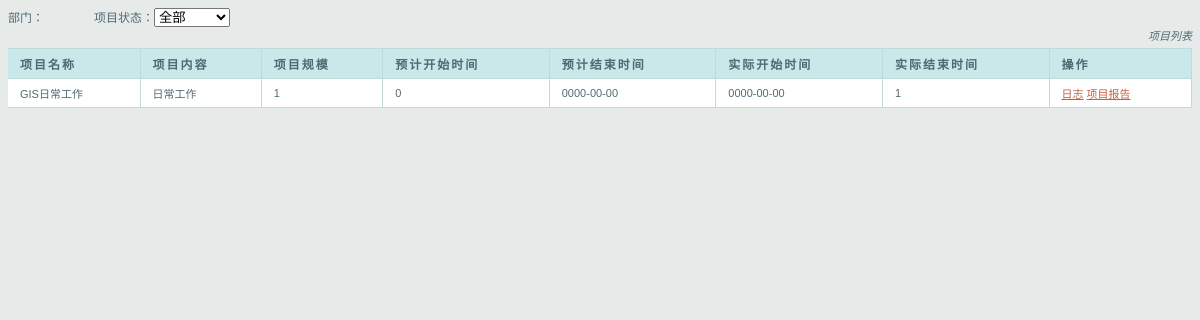
The page /projectinfolistc.php (signed in) on the database its author committed.
### tables this page shows
CREATE TABLE IF NOT EXISTS `project` (
  `id` int(11) NOT NULL AUTO_INCREMENT,
  `projectname` varchar(20) DEFAULT NULL,
  `projectcontent` varchar(500) DEFAULT NULL,
  `projectmonitorid` int(11) DEFAULT NULL,
  `charge` double DEFAULT NULL,
  `startdate` date NOT NULL,
  `enddate` date DEFAULT NULL,
  `status` varchar(20) DEFAULT NULL,
  `site` varchar(20) DEFAULT NULL,
  `contract` varchar(20) DEFAULT NULL,
  PRIMARY KEY (`id`)
);

### projectinfolistc.php (the view, shortened to what this page needs)
<html>
<head>
</head>
<body>
<span>部门：</span>&nbsp;&nbsp;&nbsp;&nbsp;&nbsp;&nbsp;&nbsp;&nbsp;&nbsp;&nbsp;&nbsp;&nbsp;&nbsp;&nbsp;
		<span>项目状态：</span><select id="projectstatus" name="projectstatus">
			<option value="4">全部</option>
        </select>&nbsp;&nbsp;&nbsp;&nbsp;&nbsp;&nbsp;&nbsp;&nbsp;&nbsp;&nbsp;&nbsp;&nbsp;&nbsp;&nbsp;
<table id="mytable" cellspacing="0">
<caption>项目列表</caption>
<th scope="col">项目名称</th>
<th scope="col">项目内容</th>
<th scope="col">项目规模</th>
<th scope="col">预计开始时间</th>
<th scope="col">预计结束时间</th>
<th scope="col">实际开始时间</th>
<th scope="col">实际结束时间</th>
<th scope="col">操作</th>
<?php
$id1=$_SESSION['id'];
$con = mysqli_connect('localhost', 'sa', '123456', 'calendardb');
mysqli_query($con,"set names 'utf8'");
$sql = "SELECT * FROM `project` WHERE projectmonitorid=$id1";
$result=mysqli_query($con,$sql);
while($row = mysqli_fetch_row($result)){
	$projectname=$row[1];
	$projectcontent=$row[2];
	$site=$row[9];
	$prestartdate=$row[4];
	$preenddate=$row[5];
	$startdate=$row[6];
	$enddate=$row[7];
	$id=$row[0];
	$href1="xgcalendar-master/example/php/index.php?pid=".$id;
	$href2="projectreport.php?pid=".$id;
?>
<tr>
<td class="row"><?php echo $projectname ?></td>
<td class="row"><?php echo $projectcontent ?></td>
<td class="row"><?php echo $site ?></td>
<td class="row"><?php echo $prestartdate ?></td>
<td class="row"><?php echo $preenddate ?></td>
<td class="row"><?php echo $startdate ?></td>
<td class="row"><?php echo $enddate ?></td>
<td class="row"><a href=<?php echo $href1 ?> >日志</a>           	<a href=<?php echo $href2 ?> >项目报告</a></td>
</tr>
<?php
	}
?>
</table>
</body>
</html>

### projectinfolistc.php (style rules this page uses)
body { font: normal 11px auto "Trebuchet MS", Verdana, Arial, Helvetica, sans-serif; color: #4f6b72; background: #E6EAE9; }
a { color: #c75f3e; }
#mytable { width: 100%; padding: 0; margin: 0; }
caption { padding: 0 0 5px 0; width: 100%; font: italic 11px "Trebuchet MS", Verdana, Arial, Helvetica, sans-serif; text-align: right; }
th { font: bold 11px "Trebuchet MS", Verdana, Arial, Helvetica, sans-serif; color: #4f6b72; border-right: 1px solid #C1DAD7; border-bottom: 1px solid #C1DAD7; border-top: 1px solid #C1DAD7; letter-spacing: 2px; text-transform: uppercase; text-align: left; padding: 6px 6px 6px 12px; background: #CAE8EA no-repeat; }
td { border-right: 1px solid #C1DAD7; border-bottom: 1px solid #C1DAD7; background: #fff; font-size:11px; padding: 6px 6px 6px 12px; color: #4f6b72; }
html>body td { font-size:11px; }
body,td,th { font-family: 宋体, Arial; font-size: 12px; }

### rows shown on the page
project: projectname "GIS日常工作", projectcontent "日常工作", contract "1", charge "0", startdate "0000-00-00", enddate "0000-00-00", status "1"
